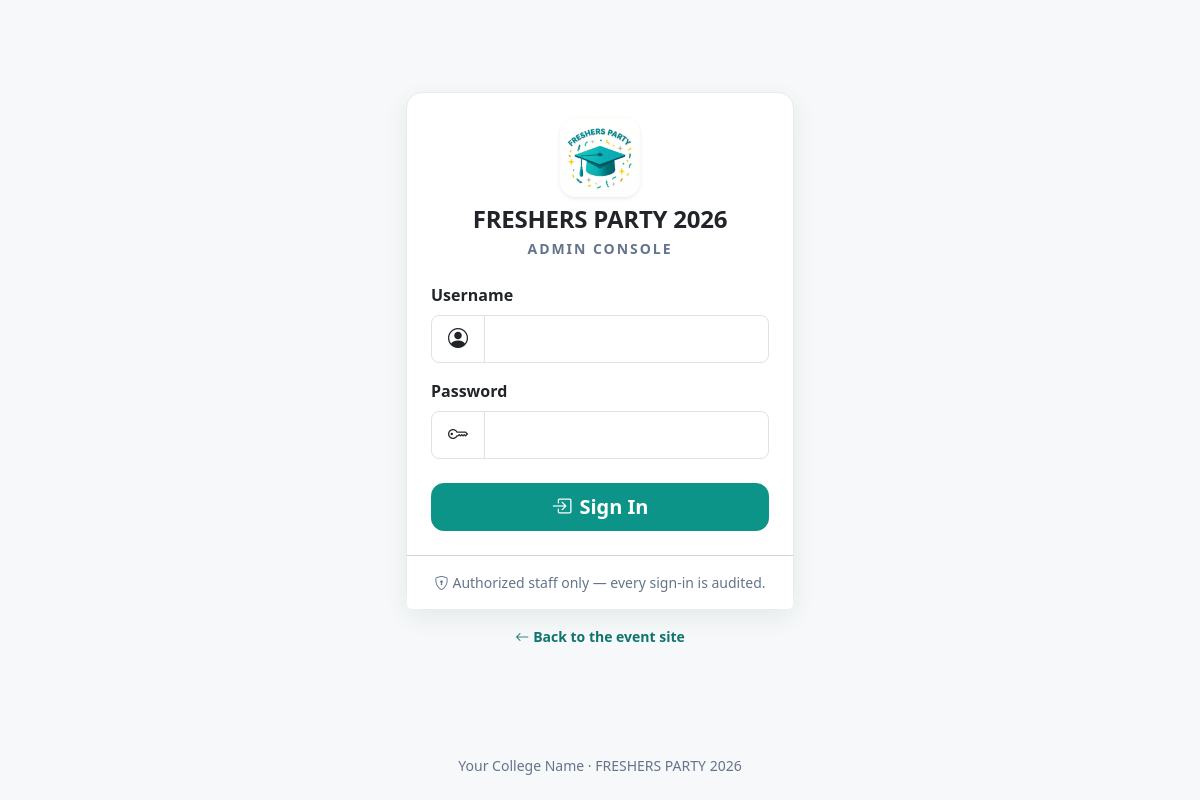
The page /admin/login.php on the database its author committed.
### tables this page shows
CREATE TABLE IF NOT EXISTS event_settings (
  id                   TINYINT UNSIGNED NOT NULL,
  event_name           VARCHAR(120)  NOT NULL DEFAULT 'FRESHERS PARTY 2026',
  college_name         VARCHAR(150)  NOT NULL DEFAULT 'Your College Name',
  event_date           DATE          DEFAULT NULL,
  start_time           TIME          DEFAULT NULL,
  end_time             TIME          DEFAULT NULL,
  registration_fee     DECIMAL(10,2) NOT NULL DEFAULT 300.00,
  currency             VARCHAR(5)    NOT NULL DEFAULT 'INR',
  upi_id               VARCHAR(100)  DEFAULT 'example@upi',
  payment_qr           VARCHAR(255)  DEFAULT NULL,
  college_logo         VARCHAR(255)  DEFAULT NULL,
  event_banner         VARCHAR(255)  DEFAULT NULL,
  event_logo           VARCHAR(255)  DEFAULT NULL,
  max_participants     INT UNSIGNED  NOT NULL DEFAULT 500,
  registration_status  ENUM('OPEN','CLOSED') NOT NULL DEFAULT 'OPEN',
  payment_status       ENUM('OPEN','CLOSED') NOT NULL DEFAULT 'OPEN',
  entry_status         ENUM('OPEN','CLOSED') NOT NULL DEFAULT 'OPEN',
  contact_number       VARCHAR(20)   DEFAULT NULL,
  contact_email        VARCHAR(120)  DEFAULT NULL,
  created_at           DATETIME      NOT NULL DEFAULT CURRENT_TIMESTAMP,
  updated_at           DATETIME      NOT NULL DEFAULT CURRENT_TIMESTAMP ON UPDATE CURRENT_TIMESTAMP,
  PRIMARY KEY (id)
);

### includes/functions.php (called while the page is built, shortened)
<?php
require_once dirname(__DIR__) . '/config/database.php';
function e($s): string
{
    return htmlspecialchars((string) $s, ENT_QUOTES, 'UTF-8');
}
function base_url(string $path = ''): string
{
    $p = ltrim($path, '/');
    return BASE_URL . ($p === '' ? '' : '/' . $p);
}
function get_settings(): array
{
    static $cache = null;
    $defaults = [
        'id' => 1,
        'event_name' => 'FRESHERS PARTY 2026',
        'college_name' => 'Your College Name',
        'event_date' => null,
        'start_time' => null,
        'end_time' => null,
        'registration_fee' => '300',
        'currency' => 'INR',
        'upi_id' => UPI_ID_DEFAULT,
        'payment_qr' => null,
        'college_logo' => null,
        'event_banner' => null,
        'event_logo' => null,
        'max_participants' => 500,
        'registration_status' => 'OPEN',
        'payment_status' => 'OPEN',
        'entry_status' => 'OPEN',
        'contact_number' => null,
        'contact_email' => null,
    ];
    try {
        $row = db()->query('SELECT * FROM event_settings WHERE id = 1')->fetch();
        $cache = is_array($row) ? array_merge($defaults, $row) : $defaults;
    } catch (Throwable $ex) {
        $cache = $defaults;
    }
    return $cache;
}

### config/database.php (called while the page is built, shortened)
<?php
function db(): PDO
{
    static $pdo = null;
    if ($pdo === null) {
        $dsn = sprintf('mysql:host=%s;port=%d;dbname=%s;charset=utf8mb4', DB_HOST, (int) DB_PORT, DB_NAME);
        try {
            $dbPass = constant('DB_' . 'PASS');
            $pdo = new PDO($dsn, DB_USER, $dbPass, [
                PDO::ATTR_ERRMODE            => PDO::ERRMODE_EXCEPTION,
                PDO::ATTR_DEFAULT_FETCH_MODE => PDO::FETCH_ASSOC,
                PDO::ATTR_EMULATE_PREPARES   => false,
                PDO::ATTR_STRINGIFY_FETCHES  => false,
                PDO::ATTR_TIMEOUT            => 5,
                PDO::ATTR_PERSISTENT         => false,
            ]);
        } catch (PDOException $e) {
            http_response_code(500);
            error_log('[FresherParty] DB connection failed: ' . $e->getMessage());
            $msg = 'Database connection failed. Configure DB_HOST, DB_NAME, DB_USER and DB_PASS using environment variables or config/secrets.php.';
            if (defined('INSTALLER') && INSTALLER === true) {
                throw $e;
            }
            die('<!doctype html><html><head><meta charset="utf-8"><meta name="viewport" content="width=device-width, initial-scale=1">'
                . '<title>Database Error</title><style>body{font-family:system-ui,sans-serif;background:#f6f8fa;color:#1f2937;display:flex;min-height:100vh;align-items:center;justify-content:center;margin:0;padding:1rem}div{max-width:480px;background:#fff;border-radius:16px;box-shadow:0 10px 30px rgba(0,0,0,.08);padding:2rem;text-align:center}h1{font-size:1.25rem;margin:0 0 .5rem}</style>'
                . '</head><body><div><h1>⚠ Database Error</h1><p>' . $msg . '</p></div></body></html>');
        }
    }
    return $pdo;
}

### admin/login.php (the view, shortened to what this page needs)
<?php
require_once __DIR__ . '/../includes/functions.php';
$settings = get_settings();
$lockUntil = (int) ($_SESSION['adm_login_lock'] ?? 0);
$locked   = $lockUntil > time();
$eventLogo = $settings['event_logo'] ?: 'assets/images/event-logo.png';
?>
<!doctype html>
<html lang="en">
<head>
<link rel="stylesheet" href="https://cdnjs.cloudflare.com/ajax/libs/bootstrap/5.3.3/css/bootstrap.min.css">
<link rel="stylesheet" href="https://cdnjs.cloudflare.com/ajax/libs/bootstrap-icons/1.11.3/font/bootstrap-icons.min.css">
<link rel="stylesheet" href="<?= e(base_url('assets/css/style.css')) ?>">
</head>
<body class="d-flex flex-column min-vh-100">
<main class="flex-grow-1 d-flex align-items-center justify-content-center py-4 py-md-5">
  <div class="w-100 px-3" style="max-width:420px">
    <div class="card card-shadow">
      <div class="card-body p-4">
        <div class="text-center mb-4">
          <img src="<?= e(base_url($eventLogo)) ?>" alt="<?= e($settings['event_name']) ?> logo" width="80" height="80" class="rounded-4 mb-2 shadow-sm">
          <h1 class="h4 fw-bold mb-1"><?= e($settings['event_name']) ?></h1>
          <div class="small fw-semibold text-muted-2" style="letter-spacing:.14em">ADMIN CONSOLE</div>
        </div>
        <form method="post" action="<?= e(base_url('admin/login.php')) ?>" autocomplete="on">
          <div class="mb-3">
            <label class="form-label fw-semibold" for="l-user">Username</label>
            <div class="input-group input-group-lg">
              <span class="input-group-text bg-white"><i class="bi bi-person-circle"></i></span>
              <input class="form-control" type="text" id="l-user" name="username" required maxlength="50"
                     autocomplete="username" autofocus value="<?= e($_POST['username'] ?? '') ?>" <?= $locked ? 'disabled' : '' ?>>
            </div>
          </div>
          <div class="mb-4">
            <label class="form-label fw-semibold" for="l-pass">Password</label>
            <div class="input-group input-group-lg">
              <span class="input-group-text bg-white"><i class="bi bi-key"></i></span>
              <input class="form-control" type="password" id="l-pass" name="password" required
                     autocomplete="current-password" <?= $locked ? 'disabled' : '' ?>>
            </div>
          </div>
          <button class="btn btn-teal btn-lg btn-block d-flex align-items-center justify-content-center gap-2" type="submit" <?= $locked ? 'disabled' : '' ?>>
            <i class="bi bi-box-arrow-in-right"></i> Sign In
          </button>
        </form>
      </div>
      <div class="card-footer bg-white small text-muted-2 text-center py-3">
        <i class="bi bi-shield-lock me-1"></i>Authorized staff only — every sign-in is audited.
      </div>
    </div>
    <p class="text-center small mt-3">
      <a class="footer-link" href="<?= e(base_url('index.php')) ?>"><i class="bi bi-arrow-left me-1"></i>Back to the event site</a>
    </p>
  </div>
</main>
<footer class="text-center small text-muted-2 pb-4">
  <?= e($settings['college_name']) ?> · <?= e($settings['event_name']) ?>
</footer>
</body>
</html>

### assets/css/style.css (style rules this page uses)
:root { --fp-teal: #0d9488; --fp-teal-dark: #0f766e; --fp-teal-darker: #134e4a; --fp-amber: #f59e0b; --fp-amber-soft: #fef3c7; --fp-rose: #e11d48; --fp-green: #059669; --fp-stone: #78716c; --fp-bg: #f6f8f9; --fp-card: #ffffff; --fp-border: #e7ecea; --fp-text: #1c2b2a; --fp-muted: #64748b; --fp-shadow: 0 8px 24px rgba(19, 78, 74, .08); --fp-shadow-lg: 0 16px 40px rgba(19, 78, 74, .14); --fp-radius: 1rem; --fp-font-body: 'Outfit', system-ui, sans-serif; --fp-font-display: 'Space Grotesk', 'Outfit', system-ui, sans-serif; --bs-primary: #0d9488; --bs-primary-rgb: 13, 148, 136; }
.btn-teal { --bs-btn-bg: #0d9488; --bs-btn-border-color: #0d9488; --bs-btn-color: #fff; --bs-btn-hover-bg: #0f766e; --bs-btn-hover-border-color: #0f766e; --bs-btn-hover-color: #fff; --bs-btn-active-bg: #0f766e; --bs-btn-active-border-color: #0f766e; --bs-btn-active-color: #fff; --bs-btn-disabled-bg: #9ca3af; --bs-btn-disabled-border-color: #9ca3af; --bs-btn-disabled-color: #fff; --bs-btn-focus-shadow-rgb: 13, 148, 136; }
html { -webkit-text-size-adjust: 100%; }
body { font-family: var(--fp-font-body); background: var(--fp-bg); color: var(--fp-text); overflow-x: hidden; }
a { text-decoration: none; }
.text-muted-2 { color: var(--fp-muted) !important; }
h1, h2, h3, h4, .h1, .h2, .h3, .h4, .brand-title, .hero-title { font-family: var(--fp-font-display); font-weight: 700; letter-spacing: -.01em; }
.card { border: 1px solid var(--fp-border); border-radius: var(--fp-radius); }
.card-shadow { box-shadow: var(--fp-shadow); border: 1px solid var(--fp-border); border-radius: var(--fp-radius); }
.form-control, .form-select { border-radius: .7rem; min-height: 46px; }
.btn { border-radius: .7rem; font-weight: 600; }
.btn-lg { border-radius: .8rem; }
.btn-block { width: 100%; }
.footer-link { color: var(--fp-teal-dark); font-weight: 600; }

### rows shown on the page
event_settings: event_name "FRESHERS PARTY 2026", college_name "Your College Name"
